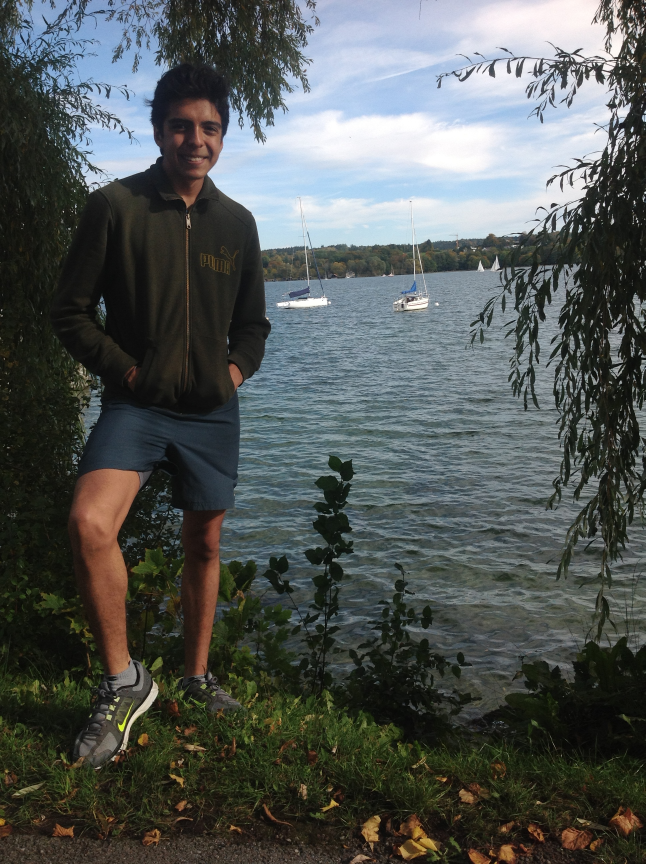
#> input picture surveillance/resources/testImages/Starnberg.jpg, 1936 x 2592 px (shown at 1/3 size)
$ python experiment3_raspi.py
#> lines starting #> are read from the running program, lines starting #| are printed output that depends on the picture
### surveillance/testing/common/detector.py
from imutils.object_detection import non_max_suppression
from functools import partial
from datetime import datetime
from time import sleep
import numpy as np
import prctl
import cv2


class BaseDetector(object):
	"""docstring for BaseDetector"""

	def __init__(self, name="", display=False, **kw):
#> called with name = '', display = False
		super().__init__(**kw)
		self.display = display
		self.run_loop = True
		self.name = name
		prctl.set_name("cdsn_" + name + "Det")
#> (this line was passed over: prctl is not available in this run)
		# Start the timer and frame count for FPS approximation
		self.frame_count = 0
		self.start = datetime.now()

	# def preprocessing(self):
	# 	pass

	# def postprocessing(self):
	# 	pass

	# def postprocessing(self):
	# [52 lines left out: functions approx_fps, run, not called in this run]
			# self.conn.close()
			# if self.log:
			# 	self.f.close()


class CascadeDetector(BaseDetector):
	"""docstring for CascadeDetector"""

	def __init__(self, descriptor, scaleFactor=1.1, minNeighbors=5,
				minSize=(35, 35), **kw):
		super().__init__(**kw)
		classifier = cv2.CascadeClassifier(descriptor)
		# returns the rectangles representing bounding boxes around the faces
		self.det = partial(classifier.detectMultiScale, scaleFactor=scaleFactor,
							minNeighbors=minNeighbors, minSize=minSize,
							flags=cv2.CASCADE_SCALE_IMAGE)

	def detect(self):
		gray = cv2.cvtColor(self.frame, cv2.COLOR_BGR2GRAY)
		objRects = self.det(gray)
		return objRects

	# [16 lines left out: function display_frame, not called in this run]


class HOGDetector(BaseDetector):
	"""docstring for HOGDetector"""

	# [33 lines left out: functions __init__, detect, display_frame, not called in this run]

### surveillance/testing/experiment3_raspi.py
from common.detector import CascadeDetector
from common.detector import HOGDetector
from contextlib import suppress
from datetime import datetime
from math import ceil
# import pandas as pd
import numpy as np
import argparse
import asyncio
import logging
import imutils
# import socket
import struct
import sys
import cv2

parser = argparse.ArgumentParser()
parser.add_argument("--debug", action="store_true", help="Show extra information")
parser.add_argument("--show-only", action="store_true",
					help="Show the images that would be sent without actually sending them and then exit")
parser.add_argument("--img", "-i", default="../resources/testImages/Starnberg.jpg")
parser.add_argument("--descriptor", help="path to cascade descriptor",
					default="../resources/cascades/haarcascade_frontalface_default.xml", type=str)
parser.add_argument("--detector", choices=["hog", "cascade"], default="cascade", help="type of detector")
parser.add_argument("--scale", "-s", help="Scale Factor", default=1.1, type=float)
parser.add_argument("--winstride", "-w", help="Window Stride", default=(4, 4), type=tuple)
parser.add_argument("--display", "-d", action="store_true",
					help="Set flag to display frame on screen")
parser.add_argument("--ip", help="Destination IP ",
					default="0.0.0.0")
parser.add_argument("-p",
					"--dest-port",
					help="Destination port to send the data to. "
						"(Default: 5000)",
					default=5000,
					type=int)
args = parser.parse_args()

if args.debug:
	level = logging.DEBUG
else:
	level = logging.INFO
logging.basicConfig(level=level)

DATAGRAM_PAYLOAD_SIZE = 512
dtypes = {"IMG": 0, "TEXT": 1}


class ConnManager(asyncio.Protocol):
	"""Handle TCP commands from the controller"""

	def __init__(self, queue, stop_ack_flag):
		self.stop_ack_flag = stop_ack_flag
		self.queue = queue
		# TODO: It might be even better to differentiate in the send_command
		# function between the different commands and in case of stop await
		# until it's done... But I don't know how to write an awaitable
		# function. Will look into it later
		asyncio.ensure_future(self.stop_ack())
		# self.command_list = ["start", "stop"]

	def connection_made(self, transport):
		# Print information to easily see if connections are arriving
		# This is the server's address
		logging.info("Manager connected")
		name = transport.get_extra_info("peername")
		logging.info("Succesfull connection to host {0}".format(name))
		# The transport is basically the socket object wrapped inside asyncio
		self.transport = transport

	def data_received(self, data):
		"""Data received are commands/messages from the controller"""
		logging.debug("Manager received '{}'".format(data))
		cmd = data.decode()
		asyncio.ensure_future(self.send_command(cmd))

	async def send_command(self, cmd):
		try:
			# if cmd not in self.command_list:
			# 	logging.error("Command not recognized: {}".format(cmd))
			# logging.info("ConnManager received command '{}'".format(cmd))

			# Send the received command to the UDPStreamer
			await self.queue.put(cmd)
		except asyncio.CancelledError:
			raise

	async def stop_ack(self):
		"""Notify the controller we are stopping operations"""
		try:
			while True:
				# Wait for the UDPStreamer to stop
				await self.stop_ack_flag.wait()
				logging.debug("ConnManager: Sending stop ACK")
				# Reset the flag
				self.stop_ack_flag.clear()
				# Send ACK to the controller
				self.transport.write("stop ACK".upper().encode())
		except asyncio.CancelledError:
			raise


class UDPStreamer(asyncio.DatagramProtocol):
	"""docstring for UDPStreamer"""

	def __init__(self, queue, stop_ack_flag, img_data):
		self.stop_ack_flag = stop_ack_flag
		self.img_data = img_data
		self.queue = queue
		self.run = False
		self._ready = asyncio.Event()
		self._start = asyncio.Event()
		# We have to be able to react to ConnManager's commands even between
		# sends so we make _await_command a separate coroutine
		asyncio.ensure_future(self._await_command())

	def connection_made(self, transport):
		# Print information to easily see if connections are arriving
		logging.info("UDP Streamer started")
		# The transport is basically the socket object wrapped inside asyncio
		self.transport = transport
		self._ready.set()

	def connection_lost(self, exc):
		logging.info('The server closed the connection')
		logging.warning("This is the end of the program but I don't know how to exit cleanly... Please pres ctrl c ;)")
		# I guess it's not the cleanest way to exit but well...
		# raise KeyboardInterrupt

	async def _await_command(self):
		try:
			# Wait until the transport has finished initialisation
			await self._ready.wait()
			while True:
				logging.debug("Awaiting for commands...")
				# ConnManager will send commands through the queue
				cmd = await self.queue.get()
				logging.debug("UDPStreamer received command '{}'".format(cmd))
				if cmd.startswith("start"):
					try:
						cmd, dtype = cmd.split(",")
					except ValueError:
						logging.error("Couldn't interpret command: {}".format(cmd))
						continue
					logging.info("Start received. Sending img data...")
					payload = self.img_data[dtype]
					self.run = True
					self._start.set()
					# We want to keep listening for commands so we send in a
					# separate coroutine
					asyncio.ensure_future(self.send_img_data(payload))
				elif cmd == "stop":
					logging.info("Stop received. Sending will halt.")
					# Set this flag so that the send coroutine breaks from the
					# loop
					self.run = False
					self.stop_ack_flag.set()
					# This flag might be unnecesary but anyway...
					self._start.clear()
				else:
					logging.error("[Error] Command not recognized {0}".format(cmd))
		except asyncio.CancelledError:
			raise

	async def send_img_data(self, payload):
		try:
			if not self._start.is_set():
				await self._start.wait()
			while True:
				if not self.run:
					break
				# Calculate how many datagrams we will need to send the image
				num_datagrams = ceil(len(payload) / DATAGRAM_PAYLOAD_SIZE)
				logging.debug("num datagrams: {}".format(num_datagrams))
				dtype = dtypes["IMG"]
				# The last datagram will most probably be smaller than the rest so send it
				# separately
				for seq in range(num_datagrams - 1):
					if self.run and len(payload) > 0:
						start_idx = seq * DATAGRAM_PAYLOAD_SIZE
						end_idx = (seq + 1) * DATAGRAM_PAYLOAD_SIZE
						fmt = "<BI{}s".format(DATAGRAM_PAYLOAD_SIZE)
						dgram_payload = struct.pack(fmt, dtype, seq, payload[start_idx:end_idx])
						self.transport.sendto(dgram_payload, (args.ip, args.dest_port))
						await asyncio.sleep(0)
					else:
						break
				else:
					seq = num_datagrams - 1
					start_idx = seq * DATAGRAM_PAYLOAD_SIZE
					dgram_payload = payload[start_idx:]
					# logging.debug("last package size: {0}. start idx: {1}. Seq {2}".format(len(dgram_payload), start_idx, seq))
					dgram_payload = struct.pack("<BI{0}s".format(len(dgram_payload)), dtype, seq, dgram_payload)
					if self.run:
						self.transport.sendto(dgram_payload, (args.ip, args.dest_port))
						await asyncio.sleep(0)
						self.transport.sendto("END".encode(), (args.ip, args.dest_port))
						await asyncio.sleep(0.001)
		except asyncio.CancelledError:
			self.transport.abort()
			raise

	# async def send_dgram(self, payload):
	# 	self.transport.write(payload)


if args.detector == "hog":
	detector = HOGDetector(scaleFactor=args.scale, winStride=args.winstride)
elif args.detector == "cascade":
	detector = CascadeDetector(args.descriptor)

# while run_loop:
# Get a frame from camera thread
# t0 = datetime.now()
frame = cv2.imread(args.img)
#> frame is the input picture: shape (2592, 1936, 3); mean B, G, R 85.7, 87.3, 82.4
frame = imutils.resize(frame, width=300)
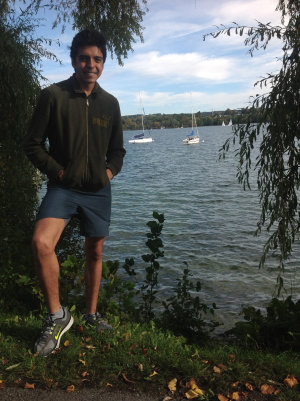
#> frame: shape (401, 300, 3); mean B, G, R 85.7, 87.3, 82.4
# t1 = datetime.now()
# print("Req time: {0}".format((t1 - t0).total_seconds()))
if frame is None:
	pass
	# break
# frame = imutils.resize(frame, width=width)
detector.frame = frame
# t2 = datetime.now()
# print("Alloc Time: {0}".format((t2 - t1).total_seconds()))
# Break if frammed couldn'tbe grabbed
# Get the box corners for the detected objects
objRects = detector.detect()
#> in detect, `gray = cv2.cvtColor(self.frame, cv2.COLOR_BGR2GRAY)`:
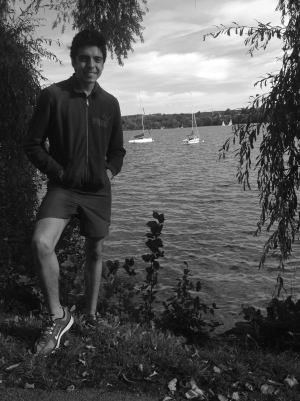
#> gray: shape (401, 300); min 7, max 255, mean 85.7
#> in detect, `objRects = self.det(gray)`: objRects = [[72, 44, 39, 39], [92, 244, 57, 57]]
#> objRects = [[72, 44, 39, 39], [92, 244, 57, 57]]
# t3 = datetime.now()
# print("Obj Det time: {0}".format((t3 - t2).total_seconds()))
# If desired, display the frame
if args.display:
	frameClone = frame.copy()
	for (fX, fY, fW, fH) in objRects:
		cv2.rectangle(frameClone, (fX, fY), (fX + fW, fY + fH), (0, 255, 0), 2)

	# Show our detected objects, then clear the frame in
	# preparation for the next frame
	# cv2.imshow("img", frameClone)

	# # If the 'q' key is pressed, stop the loop
	# cv2.waitKey(0)
img_data = cv2.imencode(".jpg", frame,
						[int(cv2.IMWRITE_JPEG_QUALITY), 95])[1].tostring()
logging.debug("Uncompressed size: {0}".format(len(img_data)))

# I had problems when creating an image using np.zeros. With zeros_like it
# works as expected so I assume the error was due to data type
frameClone = np.zeros_like(frame)
t0 = datetime.now()
# Copy from the incoming frames the parts that we are interested in. The
# copy time was in the order of magnitude of 100 micro seconds so I think it
# wouldn't really affect performance since we are aiming at ~10fps which
# implies 100ms
cropped = None
for (fX, fY, fW, fH) in objRects:
	cropped = frame[fY: fY + fH, fX:fX + fW]
	frameClone[fY: fY + fH, fX:fX + fW] = cropped
#> this loop made 2 passes
#> pass 1, `cropped = frame[fY: fY + fH, fX:fX + fW]`:
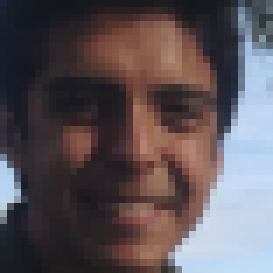
#> cropped: shape (39, 39, 3) (shown 7 times larger); mean B, G, R 87.7, 83.4, 92.8
#> pass 2, `cropped = frame[fY: fY + fH, fX:fX + fW]`:
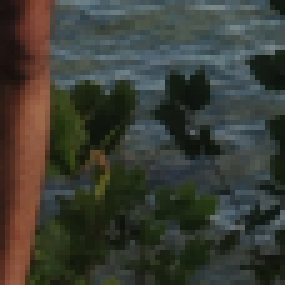
#> cropped: shape (57, 57, 3) (shown 5 times larger); mean B, G, R 53.4, 61.4, 59.3
#> after the loop:
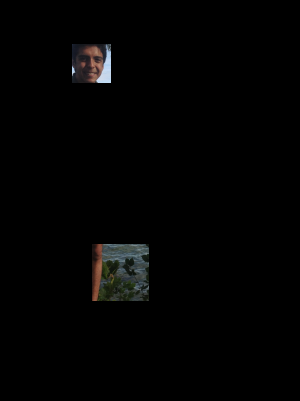
#> frameClone: shape (401, 300, 3); mean B, G, R 2.6, 2.7, 2.8
# cropped = frame[fY: fY + fH, fX:fX + fW]
ellapsed = datetime.now() - t0
logging.debug("Time for copying ROI: {0}".format(ellapsed.total_seconds()))
# cv2.imshow("img", frameClone)
# # If the 'q' key is pressed, stop the loop
# cv2.waitKey(0)
# Compress the images
masked_data = cv2.imencode(".jpg", frameClone,
						[int(cv2.IMWRITE_JPEG_QUALITY), 95])[1].tostring()
logging.debug("Masked size: {0}".format(len(masked_data)))
cropped_data = cv2.imencode(".jpg", cropped,
							[int(cv2.IMWRITE_JPEG_QUALITY), 95])[1].tostring() \
				if cropped is not None else masked_data
logging.debug("Compressed size: {0}".format(len(cropped_data)))
data_dict = {"full": img_data, "masked": masked_data, "cropped": cropped_data}

if args.show_only:
	cv2.imshow("img", frameClone)
	# # If the 'q' key is pressed, stop the loop
	# cv2.waitKey(0)
	cv2.imshow("img", frameClone)
	# # If the 'q' key is pressed, stop the loop
	# cv2.waitKey(0)
	cv2.imshow("img", frameClone)
	# # If the 'q' key is pressed, stop the loop
	cv2.waitKey(0)
	cv2.destroyAllWindows()
	sys.exit(0)

SERVER_ADDRESS = args.ip
SERVER_PORT = args.dest_port

loop = asyncio.get_event_loop()
# queue = asyncio.Queue()
#> (the run stopped early here; a loop or call above may not have finished)
